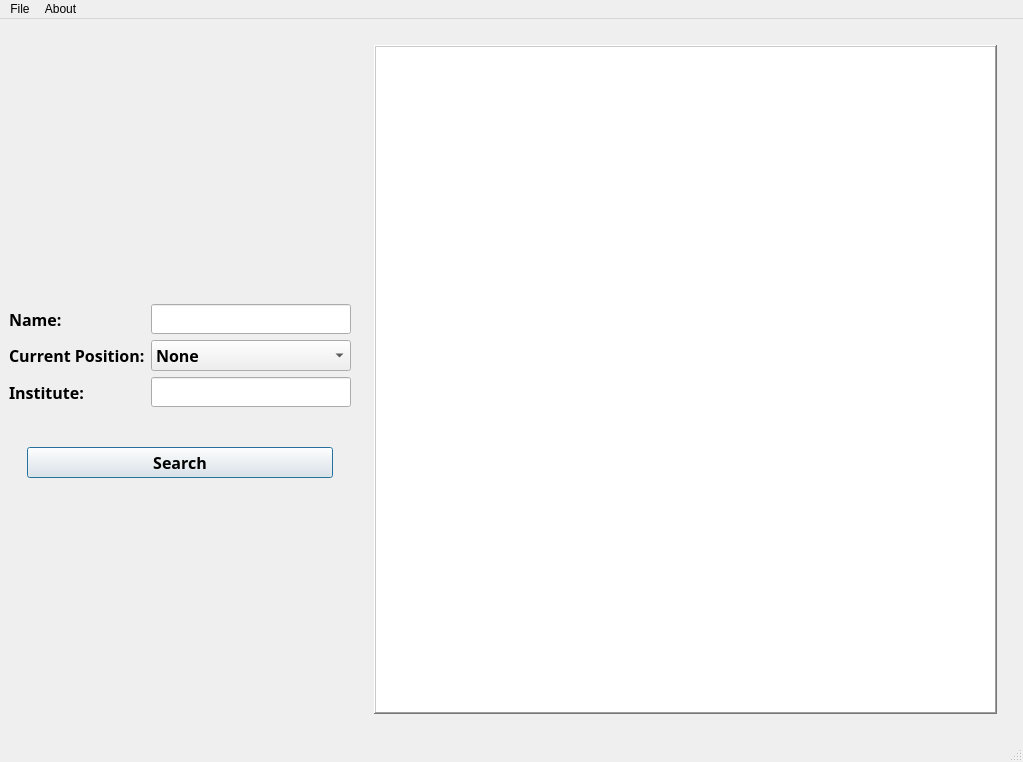
<?xml version="1.0" encoding="UTF-8"?>
<ui version="4.0">
 <class>MainWindow</class>
 <widget class="QMainWindow" name="MainWindow">
  <property name="geometry">
   <rect>
    <x>0</x>
    <y>0</y>
    <width>1023</width>
    <height>762</height>
   </rect>
  </property>
  <property name="sizePolicy">
   <sizepolicy hsizetype="Expanding" vsizetype="Expanding">
    <horstretch>0</horstretch>
    <verstretch>0</verstretch>
   </sizepolicy>
  </property>
  <property name="minimumSize">
   <size>
    <width>0</width>
    <height>0</height>
   </size>
  </property>
  <property name="baseSize">
   <size>
    <width>0</width>
    <height>0</height>
   </size>
  </property>
  <property name="font">
   <font>
    <family>Ubuntu</family>
   </font>
  </property>
  <property name="windowTitle">
   <string>The Comprehensive Astrochemists' List (TCAL)</string>
  </property>
  <property name="windowIcon">
   <iconset>
    <normaloff>tcal/tcal/img/icon-white.png</normaloff>tcal/tcal/img/icon-white.png</iconset>
  </property>
  <property name="iconSize">
   <size>
    <width>22</width>
    <height>22</height>
   </size>
  </property>
  <property name="dockOptions">
   <set>QMainWindow::AllowTabbedDocks|QMainWindow::AnimatedDocks</set>
  </property>
  <widget class="QWidget" name="centralwidget">
   <property name="sizePolicy">
    <sizepolicy hsizetype="MinimumExpanding" vsizetype="MinimumExpanding">
     <horstretch>0</horstretch>
     <verstretch>0</verstretch>
    </sizepolicy>
   </property>
   <property name="minimumSize">
    <size>
     <width>995</width>
     <height>660</height>
    </size>
   </property>
   <layout class="QHBoxLayout" name="horizontalLayout">
    <item>
     <layout class="QHBoxLayout" name="horizontalLayout1">
      <property name="sizeConstraint">
       <enum>QLayout::SetMaximumSize</enum>
      </property>
      <item>
       <layout class="QVBoxLayout" name="verticalLayout1">
        <property name="sizeConstraint">
         <enum>QLayout::SetMinimumSize</enum>
        </property>
        <item alignment="Qt::AlignHCenter|Qt::AlignVCenter">
         <widget class="QLabel" name="imglabel">
          <property name="sizePolicy">
           <sizepolicy hsizetype="Fixed" vsizetype="Fixed">
            <horstretch>0</horstretch>
            <verstretch>0</verstretch>
           </sizepolicy>
          </property>
          <property name="minimumSize">
           <size>
            <width>270</width>
            <height>270</height>
           </size>
          </property>
          <property name="maximumSize">
           <size>
            <width>270</width>
            <height>270</height>
           </size>
          </property>
          <property name="baseSize">
           <size>
            <width>270</width>
            <height>270</height>
           </size>
          </property>
          <property name="text">
           <string/>
          </property>
         </widget>
        </item>
        <item>
         <layout class="QFormLayout" name="formLayout">
          <property name="sizeConstraint">
           <enum>QLayout::SetFixedSize</enum>
          </property>
          <item row="0" column="0">
           <widget class="QLabel" name="label3">
            <property name="font">
             <font>
              <family>Cantarell Extra Bold</family>
              <pointsize>12</pointsize>
              <weight>75</weight>
              <bold>true</bold>
             </font>
            </property>
            <property name="text">
             <string>Name:</string>
            </property>
           </widget>
          </item>
          <item row="0" column="1">
           <widget class="QLineEdit" name="lineEdit1">
            <property name="sizePolicy">
             <sizepolicy hsizetype="Fixed" vsizetype="Fixed">
              <horstretch>0</horstretch>
              <verstretch>0</verstretch>
             </sizepolicy>
            </property>
            <property name="minimumSize">
             <size>
              <width>200</width>
              <height>30</height>
             </size>
            </property>
            <property name="focusPolicy">
             <enum>Qt::ClickFocus</enum>
            </property>
           </widget>
          </item>
          <item row="1" column="0">
           <widget class="QLabel" name="label2">
            <property name="font">
             <font>
              <family>Cantarell Extra Bold</family>
              <pointsize>12</pointsize>
              <weight>75</weight>
              <bold>true</bold>
             </font>
            </property>
            <property name="text">
             <string>Current Position:</string>
            </property>
           </widget>
          </item>
          <item row="1" column="1">
           <widget class="QComboBox" name="comboBox">
            <property name="sizePolicy">
             <sizepolicy hsizetype="Fixed" vsizetype="Fixed">
              <horstretch>0</horstretch>
              <verstretch>0</verstretch>
             </sizepolicy>
            </property>
            <property name="minimumSize">
             <size>
              <width>200</width>
              <height>30</height>
             </size>
            </property>
            <property name="font">
             <font>
              <family>Cantarell Extra Bold</family>
              <pointsize>12</pointsize>
              <weight>75</weight>
              <bold>true</bold>
             </font>
            </property>
            <property name="currentIndex">
             <number>0</number>
            </property>
            <item>
             <property name="text">
              <string>None</string>
             </property>
            </item>
            <item>
             <property name="text">
              <string>Other</string>
             </property>
            </item>
            <item>
             <property name="text">
              <string>Undergrad</string>
             </property>
            </item>
            <item>
             <property name="text">
              <string>Grad</string>
             </property>
            </item>
            <item>
             <property name="text">
              <string>Postdoc</string>
             </property>
            </item>
            <item>
             <property name="text">
              <string>Professor</string>
             </property>
            </item>
           </widget>
          </item>
          <item row="2" column="0">
           <widget class="QLabel" name="label1">
            <property name="font">
             <font>
              <family>Cantarell Extra Bold</family>
              <pointsize>12</pointsize>
              <weight>75</weight>
              <bold>true</bold>
             </font>
            </property>
            <property name="text">
             <string>Institute:</string>
            </property>
           </widget>
          </item>
          <item row="2" column="1">
           <widget class="QLineEdit" name="lineEdit2">
            <property name="sizePolicy">
             <sizepolicy hsizetype="Fixed" vsizetype="Fixed">
              <horstretch>0</horstretch>
              <verstretch>0</verstretch>
             </sizepolicy>
            </property>
            <property name="minimumSize">
             <size>
              <width>200</width>
              <height>30</height>
             </size>
            </property>
           </widget>
          </item>
         </layout>
        </item>
        <item alignment="Qt::AlignHCenter|Qt::AlignVCenter">
         <widget class="QPushButton" name="pushButton">
          <property name="sizePolicy">
           <sizepolicy hsizetype="Fixed" vsizetype="Fixed">
            <horstretch>0</horstretch>
            <verstretch>0</verstretch>
           </sizepolicy>
          </property>
          <property name="minimumSize">
           <size>
            <width>306</width>
            <height>30</height>
           </size>
          </property>
          <property name="font">
           <font>
            <family>Cantarell Extra Bold</family>
            <pointsize>12</pointsize>
            <weight>75</weight>
            <bold>true</bold>
           </font>
          </property>
          <property name="text">
           <string>Search</string>
          </property>
          <property name="shortcut">
           <string>Return</string>
          </property>
          <property name="autoDefault">
           <bool>true</bool>
          </property>
          <property name="default">
           <bool>true</bool>
          </property>
         </widget>
        </item>
        <item>
         <spacer name="verticalSpacer1">
          <property name="orientation">
           <enum>Qt::Vertical</enum>
          </property>
          <property name="sizeType">
           <enum>QSizePolicy::Minimum</enum>
          </property>
          <property name="sizeHint" stdset="0">
           <size>
            <width>268</width>
            <height>218</height>
           </size>
          </property>
         </spacer>
        </item>
       </layout>
      </item>
      <item>
       <layout class="QVBoxLayout" name="verticalLayout2">
        <property name="sizeConstraint">
         <enum>QLayout::SetMaximumSize</enum>
        </property>
        <item>
         <spacer name="verticalSpacer2">
          <property name="orientation">
           <enum>Qt::Vertical</enum>
          </property>
          <property name="sizeType">
           <enum>QSizePolicy::Minimum</enum>
          </property>
          <property name="sizeHint" stdset="0">
           <size>
            <width>687</width>
            <height>17</height>
           </size>
          </property>
         </spacer>
        </item>
        <item>
         <layout class="QHBoxLayout" name="horizontalLayout2">
          <item>
           <spacer name="horizontalSpacer1">
            <property name="orientation">
             <enum>Qt::Horizontal</enum>
            </property>
            <property name="sizeType">
             <enum>QSizePolicy::Minimum</enum>
            </property>
            <property name="sizeHint" stdset="0">
             <size>
              <width>17</width>
              <height>617</height>
             </size>
            </property>
           </spacer>
          </item>
          <item>
           <widget class="QTableView" name="tableView">
            <property name="sizePolicy">
             <sizepolicy hsizetype="Expanding" vsizetype="Expanding">
              <horstretch>0</horstretch>
              <verstretch>0</verstretch>
             </sizepolicy>
            </property>
            <property name="minimumSize">
             <size>
              <width>0</width>
              <height>0</height>
             </size>
            </property>
            <property name="maximumSize">
             <size>
              <width>16777215</width>
              <height>16777215</height>
             </size>
            </property>
            <property name="baseSize">
             <size>
              <width>0</width>
              <height>0</height>
             </size>
            </property>
            <property name="font">
             <font>
              <family>Cantarell</family>
              <pointsize>12</pointsize>
              <weight>50</weight>
              <bold>false</bold>
             </font>
            </property>
            <property name="styleSheet">
             <string notr="true"/>
            </property>
            <property name="frameShape">
             <enum>QFrame::WinPanel</enum>
            </property>
            <property name="frameShadow">
             <enum>QFrame::Raised</enum>
            </property>
            <property name="lineWidth">
             <number>10</number>
            </property>
            <property name="midLineWidth">
             <number>1</number>
            </property>
            <property name="sizeAdjustPolicy">
             <enum>QAbstractScrollArea::AdjustToContents</enum>
            </property>
            <property name="editTriggers">
             <set>QAbstractItemView::NoEditTriggers</set>
            </property>
            <property name="dragDropOverwriteMode">
             <bool>false</bool>
            </property>
           </widget>
          </item>
          <item>
           <spacer name="horizontalSpacer2">
            <property name="orientation">
             <enum>Qt::Horizontal</enum>
            </property>
            <property name="sizeType">
             <enum>QSizePolicy::Minimum</enum>
            </property>
            <property name="sizeHint" stdset="0">
             <size>
              <width>17</width>
              <height>607</height>
             </size>
            </property>
           </spacer>
          </item>
         </layout>
        </item>
        <item>
         <spacer name="verticalSpacer3">
          <property name="orientation">
           <enum>Qt::Vertical</enum>
          </property>
          <property name="sizeType">
           <enum>QSizePolicy::Minimum</enum>
          </property>
          <property name="sizeHint" stdset="0">
           <size>
            <width>677</width>
            <height>17</height>
           </size>
          </property>
         </spacer>
        </item>
       </layout>
      </item>
     </layout>
    </item>
   </layout>
  </widget>
  <widget class="QMenuBar" name="menubar">
   <property name="geometry">
    <rect>
     <x>0</x>
     <y>0</y>
     <width>1023</width>
     <height>29</height>
    </rect>
   </property>
   <widget class="QMenu" name="menuFile">
    <property name="title">
     <string>File</string>
    </property>
    <addaction name="actionUpdate"/>
    <addaction name="actionSaveAs"/>
   </widget>
   <widget class="QMenu" name="menuAbout">
    <property name="title">
     <string>About</string>
    </property>
    <addaction name="actionIntroTCAL"/>
    <addaction name="actionHelpTCAL"/>
    <addaction name="actionTCALWeb"/>
    <addaction name="actionCredits"/>
   </widget>
   <addaction name="menuFile"/>
   <addaction name="menuAbout"/>
  </widget>
  <widget class="QStatusBar" name="statusbar">
   <property name="sizeGripEnabled">
    <bool>true</bool>
   </property>
  </widget>
  <action name="actionUpdate">
   <property name="text">
    <string>Update</string>
   </property>
   <property name="font">
    <font>
     <family>Cantarell Extra Bold</family>
     <pointsize>12</pointsize>
     <weight>75</weight>
     <bold>true</bold>
    </font>
   </property>
   <property name="shortcut">
    <string>Ctrl+U</string>
   </property>
  </action>
  <action name="actionSaveAs">
   <property name="text">
    <string>Save As</string>
   </property>
   <property name="font">
    <font>
     <family>Cantarell Extra Bold</family>
     <pointsize>12</pointsize>
     <weight>75</weight>
     <bold>true</bold>
    </font>
   </property>
   <property name="shortcut">
    <string>Ctrl+S</string>
   </property>
  </action>
  <action name="actionIntroTCAL">
   <property name="text">
    <string>What's TCAL?</string>
   </property>
   <property name="font">
    <font>
     <family>Cantarell Extra Bold</family>
     <pointsize>12</pointsize>
     <weight>75</weight>
     <bold>true</bold>
    </font>
   </property>
  </action>
  <action name="actionHelpTCAL">
   <property name="text">
    <string>Help TCAL!</string>
   </property>
   <property name="font">
    <font>
     <family>Cantarell Extra Bold</family>
     <pointsize>12</pointsize>
     <weight>75</weight>
     <bold>true</bold>
    </font>
   </property>
  </action>
  <action name="actionTCALWeb">
   <property name="text">
    <string>TCAL on the Web</string>
   </property>
   <property name="font">
    <font>
     <family>Cantarell Extra Bold</family>
     <pointsize>12</pointsize>
     <weight>75</weight>
     <bold>true</bold>
    </font>
   </property>
  </action>
  <action name="actionCredits">
   <property name="text">
    <string>Credits</string>
   </property>
   <property name="font">
    <font>
     <family>Cantarell Extra Bold</family>
     <pointsize>12</pointsize>
     <weight>75</weight>
     <bold>true</bold>
    </font>
   </property>
  </action>
  <action name="actionInstitute">
   <property name="checkable">
    <bool>true</bool>
   </property>
   <property name="checked">
    <bool>true</bool>
   </property>
   <property name="text">
    <string>Institute(s)</string>
   </property>
   <property name="font">
    <font>
     <family>Cantarell Extra Bold</family>
     <pointsize>12</pointsize>
     <weight>75</weight>
     <bold>true</bold>
    </font>
   </property>
  </action>
  <action name="actionPostion">
   <property name="checkable">
    <bool>true</bool>
   </property>
   <property name="checked">
    <bool>true</bool>
   </property>
   <property name="text">
    <string>Current Position</string>
   </property>
   <property name="font">
    <font>
     <family>Cantarell Extra Bold</family>
     <pointsize>12</pointsize>
     <weight>75</weight>
     <bold>true</bold>
    </font>
   </property>
  </action>
  <action name="actionEmail">
   <property name="checkable">
    <bool>true</bool>
   </property>
   <property name="checked">
    <bool>true</bool>
   </property>
   <property name="text">
    <string>Email</string>
   </property>
   <property name="font">
    <font>
     <family>Cantarell Extra Bold</family>
     <pointsize>12</pointsize>
     <weight>75</weight>
     <bold>true</bold>
    </font>
   </property>
  </action>
  <action name="actionWebsite">
   <property name="checkable">
    <bool>true</bool>
   </property>
   <property name="checked">
    <bool>true</bool>
   </property>
   <property name="text">
    <string>Personal / Institute Website</string>
   </property>
   <property name="font">
    <font>
     <family>Cantarell Extra Bold</family>
     <pointsize>12</pointsize>
     <weight>75</weight>
     <bold>true</bold>
    </font>
   </property>
  </action>
  <action name="actionHandle">
   <property name="checkable">
    <bool>true</bool>
   </property>
   <property name="checked">
    <bool>true</bool>
   </property>
   <property name="text">
    <string>Twitter Handle</string>
   </property>
   <property name="font">
    <font>
     <family>Cantarell Extra Bold</family>
     <pointsize>12</pointsize>
     <weight>75</weight>
     <bold>true</bold>
    </font>
   </property>
  </action>
 </widget>
 <resources/>
 <connections/>
</ui>
